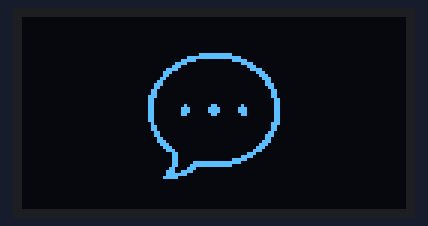
Simulated run of this sketch. Board: ESP32-S3. On the bench: 128×64 one-colour display.

Above: at 1.03 s.
At 1.98 s:
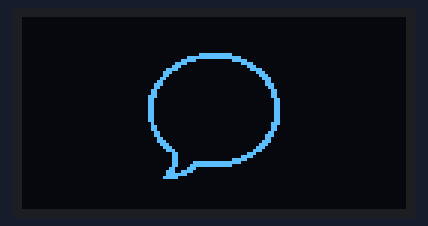

Measured:
- what the display in image 0 shows lasts 0.5 s, from 0.8 s to 1.3 s

The sketch:

wokwi_speech.ino
```cpp
#include <Adafruit_GFX.h>
#include <Adafruit_SSD1306.h>

#define SCREEN_I2C_ADDR 0x3D // or 0x3C
#define SCREEN_WIDTH 128     // OLED display width, in pixels
#define SCREEN_HEIGHT 64     // OLED display height, in pixels
#define OLED_RST_PIN -1      // Reset pin (-1 if not available)

Adafruit_SSD1306 display(128, 64, &Wire, OLED_RST_PIN);

// OLED Animation: speech
// Code auto-generated by https://wokwi.com/animator, graphics by icons8.com

#define FRAME_DELAY (42)
#define FRAME_WIDTH (48)
#define FRAME_HEIGHT (48)
#define FRAME_COUNT (sizeof(frames) / sizeof(frames[0]))
const byte PROGMEM frames[][288] = {
  {0,0,0,0,0,0,0,0,0,0,0,0,0,0,0,0,0,0,0,0,0,0,0,0,0,0,31,252,0,0,0,1,255,255,128,0,0,7,192,3,224,0,0,30,0,0,120,0,0,56,0,0,28,0,0,240,0,0,15,0,1,192,0,0,3,128,1,128,0,0,1,192,3,0,0,0,0,224,6,0,0,0,0,96,14,0,0,0,0,112,12,0,0,0,0,48,24,0,0,0,0,24,24,0,0,0,0,24,56,0,0,0,0,24,48,0,0,0,0,12,48,0,0,0,0,12,48,0,0,0,0,12,48,0,0,0,0,12,48,0,0,0,0,12,48,0,0,0,0,12,48,0,0,0,0,12,48,0,0,0,0,12,16,0,0,0,0,28,24,0,0,0,0,24,24,0,0,0,0,24,12,0,0,0,0,48,12,0,0,0,0,112,6,0,0,0,0,96,7,0,0,0,0,224,3,128,0,0,1,192,1,192,0,0,3,128,0,224,0,0,7,0,0,48,0,0,28,0,0,48,0,0,120,0,0,48,0,3,224,0,0,48,127,255,128,0,0,48,255,252,0,0,0,97,192,0,0,0,0,231,128,0,0,0,0,254,0,0,0,0,1,240,0,0,0,0,0,0,0,0,0,0,0,0,0,0,0,0},
  {0,0,0,0,0,0,0,0,0,0,0,0,0,0,0,0,0,0,0,0,0,0,0,0,0,0,31,252,0,0,0,1,255,255,128,0,0,7,192,3,224,0,0,30,0,0,120,0,0,56,0,0,28,0,0,240,0,0,15,0,1,192,0,0,3,128,1,128,0,0,1,192,3,0,0,0,0,224,6,0,0,0,0,96,14,0,0,0,0,112,12,0,0,0,0,48,24,0,0,0,0,24,24,0,0,0,0,24,56,0,0,0,0,24,48,0,0,0,0,12,48,0,0,0,0,12,48,0,0,0,0,12,48,0,0,0,0,12,48,0,0,0,0,12,48,0,0,0,0,12,48,0,0,0,0,12,48,0,0,0,0,12,16,0,0,0,0,28,24,0,0,0,0,24,24,0,0,0,0,24,12,0,0,0,0,48,12,0,0,0,0,112,6,0,0,0,0,96,7,0,0,0,0,224,3,128,0,0,1,192,1,192,0,0,3,128,0,224,0,0,7,0,0,48,0,0,28,0,0,48,0,0,120,0,0,48,0,3,224,0,0,48,127,255,128,0,0,48,255,252,0,0,0,97,192,0,0,0,0,231,128,0,0,0,0,254,0,0,0,0,1,240,0,0,0,0,0,0,0,0,0,0,0,0,0,0,0,0},
  {0,0,0,0,0,0,0,0,0,0,0,0,0,0,0,0,0,0,0,0,0,0,0,0,0,0,31,252,0,0,0,1,255,255,128,0,0,7,192,3,224,0,0,30,0,0,120,0,0,56,0,0,28,0,0,240,0,0,15,0,1,192,0,0,3,128,1,128,0,0,1,192,3,0,0,0,0,224,6,0,0,0,0,96,14,0,0,0,0,112,12,0,0,0,0,48,24,0,0,0,0,24,24,0,0,0,0,24,56,0,0,0,0,24,48,0,0,0,0,12,48,0,0,0,0,12,48,0,0,0,0,12,48,0,0,0,0,12,48,0,0,0,0,12,48,0,0,0,0,12,48,0,0,0,0,12,48,0,0,0,0,12,16,0,0,0,0,28,24,0,0,0,0,24,24,0,0,0,0,24,12,0,0,0,0,48,12,0,0,0,0,112,6,0,0,0,0,96,7,0,0,0,0,224,3,128,0,0,1,192,1,192,0,0,3,128,0,224,0,0,7,0,0,48,0,0,28,0,0,48,0,0,120,0,0,48,0,3,224,0,0,48,127,255,128,0,0,48,255,252,0,0,0,97,192,0,0,0,0,231,128,0,0,0,0,254,0,0,0,0,1,240,0,0,0,0,0,0,0,0,0,0,0,0,0,0,0,0},
  {0,0,0,0,0,0,0,0,0,0,0,0,0,0,0,0,0,0,0,0,0,0,0,0,0,0,31,252,0,0,0,1,255,255,128,0,0,7,192,3,224,0,0,30,0,0,120,0,0,56,0,0,28,0,0,240,0,0,15,0,1,192,0,0,3,128,1,128,0,0,1,192,3,0,0,0,0,224,6,0,0,0,0,96,14,0,0,0,0,112,12,0,0,0,0,48,24,0,0,0,0,24,24,0,0,0,0,24,56,0,0,0,0,24,48,0,0,0,0,12,48,0,0,0,0,12,48,0,0,0,0,12,48,0,0,0,0,12,48,0,0,0,0,12,48,0,0,0,0,12,48,0,0,0,0,12,48,0,0,0,0,12,16,0,0,0,0,28,24,0,0,0,0,24,24,0,0,0,0,24,12,0,0,0,0,48,12,0,0,0,0,112,6,0,0,0,0,96,7,0,0,0,0,224,3,128,0,0,1,192,1,192,0,0,3,128,0,224,0,0,7,0,0,48,0,0,28,0,0,48,0,0,120,0,0,48,0,3,224,0,0,48,127,255,128,0,0,48,255,252,0,0,0,97,192,0,0,0,0,231,128,0,0,0,0,254,0,0,0,0,1,240,0,0,0,0,0,0,0,0,0,0,0,0,0,0,0,0},
  {0,0,0,0,0,0,0,0,0,0,0,0,0,0,0,0,0,0,0,0,0,0,0,0,0,0,31,252,0,0,0,1,255,255,128,0,0,7,192,3,224,0,0,30,0,0,120,0,0,56,0,0,28,0,0,240,0,0,15,0,1,192,0,0,3,128,1,128,0,0,1,192,3,0,0,0,0,224,6,0,0,0,0,96,14,0,0,0,0,112,12,0,0,0,0,48,24,0,0,0,0,24,24,0,0,0,0,24,56,0,0,0,0,24,48,0,0,0,0,12,48,0,0,0,0,12,48,0,0,0,0,12,48,7,0,0,0,12,48,7,0,0,0,12,48,0,0,0,0,12,48,0,0,0,0,12,48,0,0,0,0,12,16,0,0,0,0,28,24,0,0,0,0,24,24,0,0,0,0,24,12,0,0,0,0,48,12,0,0,0,0,112,6,0,0,0,0,96,7,0,0,0,0,224,3,128,0,0,1,192,1,192,0,0,3,128,0,224,0,0,7,0,0,48,0,0,28,0,0,48,0,0,120,0,0,48,0,3,224,0,0,48,127,255,128,0,0,48,255,252,0,0,0,97,192,0,0,0,0,231,128,0,0,0,0,254,0,0,0,0,1,240,0,0,0,0,0,0,0,0,0,0,0,0,0,0,0,0},
  {0,0,0,0,0,0,0,0,0,0,0,0,0,0,0,0,0,0,0,0,0,0,0,0,0,0,31,252,0,0,0,1,255,255,128,0,0,7,192,3,224,0,0,30,0,0,120,0,0,56,0,0,28,0,0,240,0,0,15,0,1,192,0,0,3,128,1,128,0,0,1,192,3,0,0,0,0,224,6,0,0,0,0,96,14,0,0,0,0,112,12,0,0,0,0,48,24,0,0,0,0,24,24,0,0,0,0,24,56,0,0,0,0,24,48,0,0,0,0,12,48,7,0,0,0,12,48,15,128,0,0,12,48,15,128,0,0,12,48,15,128,0,0,12,48,15,128,0,0,12,48,7,0,0,0,12,48,0,0,0,0,12,16,0,0,0,0,28,24,0,0,0,0,24,24,0,0,0,0,24,12,0,0,0,0,48,12,0,0,0,0,112,6,0,0,0,0,96,7,0,0,0,0,224,3,128,0,0,1,192,1,192,0,0,3,128,0,224,0,0,7,0,0,48,0,0,28,0,0,48,0,0,120,0,0,48,0,3,224,0,0,48,127,255,128,0,0,48,255,252,0,0,0,97,192,0,0,0,0,231,128,0,0,0,0,254,0,0,0,0,1,240,0,0,0,0,0,0,0,0,0,0,0,0,0,0,0,0},
  {0,0,0,0,0,0,0,0,0,0,0,0,0,0,0,0,0,0,0,0,0,0,0,0,0,0,31,252,0,0,0,1,255,255,128,0,0,7,192,3,224,0,0,30,0,0,120,0,0,56,0,0,28,0,0,240,0,0,15,0,1,192,0,0,3,128,1,128,0,0,1,192,3,0,0,0,0,224,6,0,0,0,0,96,14,0,0,0,0,112,12,0,0,0,0,48,24,0,0,0,0,24,24,0,0,0,0,24,56,0,0,0,0,24,48,0,0,0,0,12,48,0,0,0,0,12,48,2,0,0,0,12,48,7,1,128,0,12,48,7,1,128,0,12,48,6,0,0,0,12,48,0,0,0,0,12,48,0,0,0,0,12,16,0,0,0,0,28,24,0,0,0,0,24,24,0,0,0,0,24,12,0,0,0,0,48,12,0,0,0,0,112,6,0,0,0,0,96,7,0,0,0,0,224,3,128,0,0,1,192,1,192,0,0,3,128,0,224,0,0,7,0,0,48,0,0,28,0,0,48,0,0,120,0,0,48,0,3,224,0,0,48,127,255,128,0,0,48,255,252,0,0,0,97,192,0,0,0,0,231,128,0,0,0,0,254,0,0,0,0,1,240,0,0,0,0,0,0,0,0,0,0,0,0,0,0,0,0},
  {0,0,0,0,0,0,0,0,0,0,0,0,0,0,0,0,0,0,0,0,0,0,0,0,0,0,31,252,0,0,0,1,255,255,128,0,0,7,192,3,224,0,0,30,0,0,120,0,0,56,0,0,28,0,0,240,0,0,15,0,1,192,0,0,3,128,1,128,0,0,1,192,3,0,0,0,0,224,6,0,0,0,0,96,14,0,0,0,0,112,12,0,0,0,0,48,24,0,0,0,0,24,24,0,0,0,0,24,56,0,0,0,0,24,48,0,0,0,0,12,48,0,1,128,0,12,48,2,3,192,0,12,48,7,7,224,0,12,48,7,7,224,0,12,48,6,3,192,0,12,48,0,1,128,0,12,48,0,0,0,0,12,16,0,0,0,0,28,24,0,0,0,0,24,24,0,0,0,0,24,12,0,0,0,0,48,12,0,0,0,0,112,6,0,0,0,0,96,7,0,0,0,0,224,3,128,0,0,1,192,1,192,0,0,3,128,0,224,0,0,7,0,0,48,0,0,28,0,0,48,0,0,120,0,0,48,0,3,224,0,0,48,127,255,128,0,0,48,255,252,0,0,0,97,192,0,0,0,0,231,128,0,0,0,0,254,0,0,0,0,1,240,0,0,0,0,0,0,0,0,0,0,0,0,0,0,0,0},
  {0,0,0,0,0,0,0,0,0,0,0,0,0,0,0,0,0,0,0,0,0,0,0,0,0,0,31,252,0,0,0,1,255,255,128,0,0,7,192,3,224,0,0,30,0,0,120,0,0,56,0,0,28,0,0,240,0,0,15,0,1,192,0,0,3,128,1,128,0,0,1,192,3,0,0,0,0,224,6,0,0,0,0,96,14,0,0,0,0,112,12,0,0,0,0,48,24,0,0,0,0,24,24,0,0,0,0,24,56,0,0,0,0,24,48,0,0,0,0,12,48,0,0,0,0,12,48,2,1,128,0,12,48,7,3,192,0,12,48,7,3,192,0,12,48,6,1,128,0,12,48,0,0,0,0,12,48,0,0,0,0,12,16,0,0,0,0,28,24,0,0,0,0,24,24,0,0,0,0,24,12,0,0,0,0,48,12,0,0,0,0,112,6,0,0,0,0,96,7,0,0,0,0,224,3,128,0,0,1,192,1,192,0,0,3,128,0,224,0,0,7,0,0,48,0,0,28,0,0,48,0,0,120,0,0,48,0,3,224,0,0,48,127,255,128,0,0,48,255,252,0,0,0,97,192,0,0,0,0,231,128,0,0,0,0,254,0,0,0,0,1,240,0,0,0,0,0,0,0,0,0,0,0,0,0,0,0,0},
  {0,0,0,0,0,0,0,0,0,0,0,0,0,0,0,0,0,0,0,0,0,0,0,0,0,0,31,252,0,0,0,1,255,255,128,0,0,7,192,3,224,0,0,30,0,0,120,0,0,56,0,0,28,0,0,240,0,0,15,0,1,192,0,0,3,128,1,128,0,0,1,192,3,0,0,0,0,224,6,0,0,0,0,96,14,0,0,0,0,112,12,0,0,0,0,48,24,0,0,0,0,24,24,0,0,0,0,24,56,0,0,0,0,24,48,0,0,0,0,12,48,0,0,0,0,12,48,2,1,128,0,12,48,7,3,192,224,12,48,7,3,192,224,12,48,6,1,128,0,12,48,0,0,0,0,12,48,0,0,0,0,12,16,0,0,0,0,28,24,0,0,0,0,24,24,0,0,0,0,24,12,0,0,0,0,48,12,0,0,0,0,112,6,0,0,0,0,96,7,0,0,0,0,224,3,128,0,0,1,192,1,192,0,0,3,128,0,224,0,0,7,0,0,48,0,0,28,0,0,48,0,0,120,0,0,48,0,3,224,0,0,48,127,255,128,0,0,48,255,252,0,0,0,97,192,0,0,0,0,231,128,0,0,0,0,254,0,0,0,0,1,240,0,0,0,0,0,0,0,0,0,0,0,0,0,0,0,0},
  {0,0,0,0,0,0,0,0,0,0,0,0,0,0,0,0,0,0,0,0,0,0,0,0,0,0,31,252,0,0,0,1,255,255,128,0,0,7,192,3,224,0,0,30,0,0,120,0,0,56,0,0,28,0,0,240,0,0,15,0,1,192,0,0,3,128,1,128,0,0,1,192,3,0,0,0,0,224,6,0,0,0,0,96,14,0,0,0,0,112,12,0,0,0,0,48,24,0,0,0,0,24,24,0,0,0,0,24,56,0,0,0,0,24,48,0,0,0,0,12,48,0,0,0,224,12,48,2,1,129,240,12,48,7,3,193,240,12,48,7,3,193,240,12,48,6,1,129,240,12,48,0,0,0,224,12,48,0,0,0,0,12,16,0,0,0,0,28,24,0,0,0,0,24,24,0,0,0,0,24,12,0,0,0,0,48,12,0,0,0,0,112,6,0,0,0,0,96,7,0,0,0,0,224,3,128,0,0,1,192,1,192,0,0,3,128,0,224,0,0,7,0,0,48,0,0,28,0,0,48,0,0,120,0,0,48,0,3,224,0,0,48,127,255,128,0,0,48,255,252,0,0,0,97,192,0,0,0,0,231,128,0,0,0,0,254,0,0,0,0,1,240,0,0,0,0,0,0,0,0,0,0,0,0,0,0,0,0},
  {0,0,0,0,0,0,0,0,0,0,0,0,0,0,0,0,0,0,0,0,0,0,0,0,0,0,31,252,0,0,0,1,255,255,128,0,0,7,192,3,224,0,0,30,0,0,120,0,0,56,0,0,28,0,0,240,0,0,15,0,1,192,0,0,3,128,1,128,0,0,1,192,3,0,0,0,0,224,6,0,0,0,0,96,14,0,0,0,0,112,12,0,0,0,0,48,24,0,0,0,0,24,24,0,0,0,0,24,56,0,0,0,0,24,48,0,0,0,0,12,48,0,0,0,0,12,48,2,1,128,64,12,48,7,3,192,224,12,48,7,3,192,224,12,48,6,1,128,96,12,48,0,0,0,0,12,48,0,0,0,0,12,16,0,0,0,0,28,24,0,0,0,0,24,24,0,0,0,0,24,12,0,0,0,0,48,12,0,0,0,0,112,6,0,0,0,0,96,7,0,0,0,0,224,3,128,0,0,1,192,1,192,0,0,3,128,0,224,0,0,7,0,0,48,0,0,28,0,0,48,0,0,120,0,0,48,0,3,224,0,0,48,127,255,128,0,0,48,255,252,0,0,0,97,192,0,0,0,0,231,128,0,0,0,0,254,0,0,0,0,1,240,0,0,0,0,0,0,0,0,0,0,0,0,0,0,0,0},
  {0,0,0,0,0,0,0,0,0,0,0,0,0,0,0,0,0,0,0,0,0,0,0,0,0,0,31,252,0,0,0,1,255,255,128,0,0,7,192,3,224,0,0,30,0,0,120,0,0,56,0,0,28,0,0,240,0,0,15,0,1,192,0,0,3,128,1,128,0,0,1,192,3,0,0,0,0,224,6,0,0,0,0,96,14,0,0,0,0,112,12,0,0,0,0,48,24,0,0,0,0,24,24,0,0,0,0,24,56,0,0,0,0,24,48,0,0,0,0,12,48,0,0,0,0,12,48,2,1,128,64,12,48,7,3,192,224,12,48,7,3,192,224,12,48,6,1,128,96,12,48,0,0,0,0,12,48,0,0,0,0,12,16,0,0,0,0,28,24,0,0,0,0,24,24,0,0,0,0,24,12,0,0,0,0,48,12,0,0,0,0,112,6,0,0,0,0,96,7,0,0,0,0,224,3,128,0,0,1,192,1,192,0,0,3,128,0,224,0,0,7,0,0,48,0,0,28,0,0,48,0,0,120,0,0,48,0,3,224,0,0,48,127,255,128,0,0,48,255,252,0,0,0,97,192,0,0,0,0,231,128,0,0,0,0,254,0,0,0,0,1,240,0,0,0,0,0,0,0,0,0,0,0,0,0,0,0,0},
  {0,0,0,0,0,0,0,0,0,0,0,0,0,0,0,0,0,0,0,0,0,0,0,0,0,0,31,252,0,0,0,1,255,255,128,0,0,7,192,3,224,0,0,30,0,0,120,0,0,56,0,0,28,0,0,240,0,0,15,0,1,192,0,0,3,128,1,128,0,0,1,192,3,0,0,0,0,224,6,0,0,0,0,96,14,0,0,0,0,112,12,0,0,0,0,48,24,0,0,0,0,24,24,0,0,0,0,24,56,0,0,0,0,24,48,0,0,0,0,12,48,0,0,0,0,12,48,2,1,128,64,12,48,7,3,192,224,12,48,7,3,192,224,12,48,6,1,128,96,12,48,0,0,0,0,12,48,0,0,0,0,12,16,0,0,0,0,28,24,0,0,0,0,24,24,0,0,0,0,24,12,0,0,0,0,48,12,0,0,0,0,112,6,0,0,0,0,96,7,0,0,0,0,224,3,128,0,0,1,192,1,192,0,0,3,128,0,224,0,0,7,0,0,48,0,0,28,0,0,48,0,0,120,0,0,48,0,3,224,0,0,48,127,255,128,0,0,48,255,252,0,0,0,97,192,0,0,0,0,231,128,0,0,0,0,254,0,0,0,0,1,240,0,0,0,0,0,0,0,0,0,0,0,0,0,0,0,0},
  {0,0,0,0,0,0,0,0,0,0,0,0,0,0,0,0,0,0,0,0,0,0,0,0,0,0,31,252,0,0,0,1,255,255,128,0,0,7,192,3,224,0,0,30,0,0,120,0,0,56,0,0,28,0,0,240,0,0,15,0,1,192,0,0,3,128,1,128,0,0,1,192,3,0,0,0,0,224,6,0,0,0,0,96,14,0,0,0,0,112,12,0,0,0,0,48,24,0,0,0,0,24,24,0,0,0,0,24,56,0,0,0,0,24,48,0,0,0,0,12,48,0,0,0,0,12,48,2,1,128,64,12,48,7,3,192,224,12,48,7,3,192,224,12,48,6,1,128,96,12,48,0,0,0,0,12,48,0,0,0,0,12,16,0,0,0,0,28,24,0,0,0,0,24,24,0,0,0,0,24,12,0,0,0,0,48,12,0,0,0,0,112,6,0,0,0,0,96,7,0,0,0,0,224,3,128,0,0,1,192,1,192,0,0,3,128,0,224,0,0,7,0,0,48,0,0,28,0,0,48,0,0,120,0,0,48,0,3,224,0,0,48,127,255,128,0,0,48,255,252,0,0,0,97,192,0,0,0,0,231,128,0,0,0,0,254,0,0,0,0,1,240,0,0,0,0,0,0,0,0,0,0,0,0,0,0,0,0},
  {0,0,0,0,0,0,0,0,0,0,0,0,0,0,0,0,0,0,0,0,0,0,0,0,0,0,31,252,0,0,0,1,255,255,128,0,0,7,192,3,224,0,0,30,0,0,120,0,0,56,0,0,28,0,0,240,0,0,15,0,1,192,0,0,3,128,1,128,0,0,1,192,3,0,0,0,0,224,6,0,0,0,0,96,14,0,0,0,0,112,12,0,0,0,0,48,24,0,0,0,0,24,24,0,0,0,0,24,56,0,0,0,0,24,48,0,0,0,0,12,48,0,0,0,0,12,48,2,1,128,64,12,48,7,3,192,224,12,48,7,3,192,224,12,48,6,1,128,96,12,48,0,0,0,0,12,48,0,0,0,0,12,16,0,0,0,0,28,24,0,0,0,0,24,24,0,0,0,0,24,12,0,0,0,0,48,12,0,0,0,0,112,6,0,0,0,0,96,7,0,0,0,0,224,3,128,0,0,1,192,1,192,0,0,3,128,0,224,0,0,7,0,0,48,0,0,28,0,0,48,0,0,120,0,0,48,0,3,224,0,0,48,127,255,128,0,0,48,255,252,0,0,0,97,192,0,0,0,0,231,128,0,0,0,0,254,0,0,0,0,1,240,0,0,0,0,0,0,0,0,0,0,0,0,0,0,0,0},
  {0,0,0,0,0,0,0,0,0,0,0,0,0,0,0,0,0,0,0,0,0,0,0,0,0,0,31,252,0,0,0,1,255,255,128,0,0,7,192,3,224,0,0,30,0,0,120,0,0,56,0,0,28,0,0,240,0,0,15,0,1,192,0,0,3,128,1,128,0,0,1,192,3,0,0,0,0,224,6,0,0,0,0,96,14,0,0,0,0,112,12,0,0,0,0,48,24,0,0,0,0,24,24,0,0,0,0,24,56,0,0,0,0,24,48,0,0,0,0,12,48,0,0,0,0,12,48,2,1,128,64,12,48,7,3,192,224,12,48,7,3,192,224,12,48,6,1,128,96,12,48,0,0,0,0,12,48,0,0,0,0,12,16,0,0,0,0,28,24,0,0,0,0,24,24,0,0,0,0,24,12,0,0,0,0,48,12,0,0,0,0,112,6,0,0,0,0,96,7,0,0,0,0,224,3,128,0,0,1,192,1,192,0,0,3,128,0,224,0,0,7,0,0,48,0,0,28,0,0,48,0,0,120,0,0,48,0,3,224,0,0,48,127,255,128,0,0,48,255,252,0,0,0,97,192,0,0,0,0,231,128,0,0,0,0,254,0,0,0,0,1,240,0,0,0,0,0,0,0,0,0,0,0,0,0,0,0,0},
  {0,0,0,0,0,0,0,0,0,0,0,0,0,0,0,0,0,0,0,0,0,0,0,0,0,0,31,252,0,0,0,1,255,255,128,0,0,7,192,3,224,0,0,30,0,0,120,0,0,56,0,0,28,0,0,240,0,0,15,0,1,192,0,0,3,128,1,128,0,0,1,192,3,0,0,0,0,224,6,0,0,0,0,96,14,0,0,0,0,112,12,0,0,0,0,48,24,0,0,0,0,24,24,0,0,0,0,24,56,0,0,0,0,24,48,0,0,0,0,12,48,0,0,0,0,12,48,2,1,128,64,12,48,7,3,192,224,12,48,7,3,192,224,12,48,6,1,128,96,12,48,0,0,0,0,12,48,0,0,0,0,12,16,0,0,0,0,28,24,0,0,0,0,24,24,0,0,0,0,24,12,0,0,0,0,48,12,0,0,0,0,112,6,0,0,0,0,96,7,0,0,0,0,224,3,128,0,0,1,192,1,192,0,0,3,128,0,224,0,0,7,0,0,48,0,0,28,0,0,48,0,0,120,0,0,48,0,3,224,0,0,48,127,255,128,0,0,48,255,252,0,0,0,97,192,0,0,0,0,231,128,0,0,0,0,254,0,0,0,0,1,240,0,0,0,0,0,0,0,0,0,0,0,0,0,0,0,0},
  {0,0,0,0,0,0,0,0,0,0,0,0,0,0,0,0,0,0,0,0,0,0,0,0,0,0,31,252,0,0,0,1,255,255,128,0,0,7,192,3,224,0,0,30,0,0,120,0,0,56,0,0,28,0,0,240,0,0,15,0,1,192,0,0,3,128,1,128,0,0,1,192,3,0,0,0,0,224,6,0,0,0,0,96,14,0,0,0,0,112,12,0,0,0,0,48,24,0,0,0,0,24,24,0,0,0,0,24,56,0,0,0,0,24,48,0,0,0,0,12,48,7,0,0,0,12,48,15,129,128,64,12,48,15,131,192,224,12,48,15,131,192,224,12,48,15,129,128,96,12,48,7,0,0,0,12,48,0,0,0,0,12,16,0,0,0,0,28,24,0,0,0,0,24,24,0,0,0,0,24,12,0,0,0,0,48,12,0,0,0,0,112,6,0,0,0,0,96,7,0,0,0,0,224,3,128,0,0,1,192,1,192,0,0,3,128,0,224,0,0,7,0,0,48,0,0,28,0,0,48,0,0,120,0,0,48,0,3,224,0,0,48,127,255,128,0,0,48,255,252,0,0,0,97,192,0,0,0,0,231,128,0,0,0,0,254,0,0,0,0,1,240,0,0,0,0,0,0,0,0,0,0,0,0,0,0,0,0},
  {0,0,0,0,0,0,0,0,0,0,0,0,0,0,0,0,0,0,0,0,0,0,0,0,0,0,31,252,0,0,0,1,255,255,128,0,0,7,192,3,224,0,0,30,0,0,120,0,0,56,0,0,28,0,0,240,0,0,15,0,1,192,0,0,3,128,1,128,0,0,1,192,3,0,0,0,0,224,6,0,0,0,0,96,14,0,0,0,0,112,12,0,0,0,0,48,24,0,0,0,0,24,24,0,0,0,0,24,56,0,0,0,0,24,48,0,0,0,0,12,48,0,0,0,0,12,48,0,1,128,64,12,48,7,3,192,224,12,48,7,3,192,224,12,48,0,1,128,96,12,48,0,0,0,0,12,48,0,0,0,0,12,16,0,0,0,0,28,24,0,0,0,0,24,24,0,0,0,0,24,12,0,0,0,0,48,12,0,0,0,0,112,6,0,0,0,0,96,7,0,0,0,0,224,3,128,0,0,1,192,1,192,0,0,3,128,0,224,0,0,7,0,0,48,0,0,28,0,0,48,0,0,120,0,0,48,0,3,224,0,0,48,127,255,128,0,0,48,255,252,0,0,0,97,192,0,0,0,0,231,128,0,0,0,0,254,0,0,0,0,1,240,0,0,0,0,0,0,0,0,0,0,0,0,0,0,0,0},
  {0,0,0,0,0,0,0,0,0,0,0,0,0,0,0,0,0,0,0,0,0,0,0,0,0,0,31,252,0,0,0,1,255,255,128,0,0,7,192,3,224,0,0,30,0,0,120,0,0,56,0,0,28,0,0,240,0,0,15,0,1,192,0,0,3,128,1,128,0,0,1,192,3,0,0,0,0,224,6,0,0,0,0,96,14,0,0,0,0,112,12,0,0,0,0,48,24,0,0,0,0,24,24,0,0,0,0,24,56,0,0,0,0,24,48,0,0,0,0,12,48,0,1,128,0,12,48,0,3,192,64,12,48,0,7,224,224,12,48,0,7,224,224,12,48,0,3,192,96,12,48,0,1,128,0,12,48,0,0,0,0,12,16,0,0,0,0,28,24,0,0,0,0,24,24,0,0,0,0,24,12,0,0,0,0,48,12,0,0,0,0,112,6,0,0,0,0,96,7,0,0,0,0,224,3,128,0,0,1,192,1,192,0,0,3,128,0,224,0,0,7,0,0,48,0,0,28,0,0,48,0,0,120,0,0,48,0,3,224,0,0,48,127,255,128,0,0,48,255,252,0,0,0,97,192,0,0,0,0,231,128,0,0,0,0,254,0,0,0,0,1,240,0,0,0,0,0,0,0,0,0,0,0,0,0,0,0,0},
  {0,0,0,0,0,0,0,0,0,0,0,0,0,0,0,0,0,0,0,0,0,0,0,0,0,0,31,252,0,0,0,1,255,255,128,0,0,7,192,3,224,0,0,30,0,0,120,0,0,56,0,0,28,0,0,240,0,0,15,0,1,192,0,0,3,128,1,128,0,0,1,192,3,0,0,0,0,224,6,0,0,0,0,96,14,0,0,0,0,112,12,0,0,0,0,48,24,0,0,0,0,24,24,0,0,0,0,24,56,0,0,0,0,24,48,0,0,0,0,12,48,0,0,0,0,12,48,0,0,0,64,12,48,0,1,128,224,12,48,0,1,128,224,12,48,0,1,128,96,12,48,0,0,0,0,12,48,0,0,0,0,12,16,0,0,0,0,28,24,0,0,0,0,24,24,0,0,0,0,24,12,0,0,0,0,48,12,0,0,0,0,112,6,0,0,0,0,96,7,0,0,0,0,224,3,128,0,0,1,192,1,192,0,0,3,128,0,224,0,0,7,0,0,48,0,0,28,0,0,48,0,0,120,0,0,48,0,3,224,0,0,48,127,255,128,0,0,48,255,252,0,0,0,97,192,0,0,0,0,231,128,0,0,0,0,254,0,0,0,0,1,240,0,0,0,0,0,0,0,0,0,0,0,0,0,0,0,0},
  {0,0,0,0,0,0,0,0,0,0,0,0,0,0,0,0,0,0,0,0,0,0,0,0,0,0,31,252,0,0,0,1,255,255,128,0,0,7,192,3,224,0,0,30,0,0,120,0,0,56,0,0,28,0,0,240,0,0,15,0,1,192,0,0,3,128,1,128,0,0,1,192,3,0,0,0,0,224,6,0,0,0,0,96,14,0,0,0,0,112,12,0,0,0,0,48,24,0,0,0,0,24,24,0,0,0,0,24,56,0,0,0,0,24,48,0,0,0,0,12,48,0,0,0,0,12,48,0,0,0,64,12,48,0,0,0,224,12,48,0,0,0,224,12,48,0,0,0,96,12,48,0,0,0,0,12,48,0,0,0,0,12,16,0,0,0,0,28,24,0,0,0,0,24,24,0,0,0,0,24,12,0,0,0,0,48,12,0,0,0,0,112,6,0,0,0,0,96,7,0,0,0,0,224,3,128,0,0,1,192,1,192,0,0,3,128,0,224,0,0,7,0,0,48,0,0,28,0,0,48,0,0,120,0,0,48,0,3,224,0,0,48,127,255,128,0,0,48,255,252,0,0,0,97,192,0,0,0,0,231,128,0,0,0,0,254,0,0,0,0,1,240,0,0,0,0,0,0,0,0,0,0,0,0,0,0,0,0},
  {0,0,0,0,0,0,0,0,0,0,0,0,0,0,0,0,0,0,0,0,0,0,0,0,0,0,31,252,0,0,0,1,255,255,128,0,0,7,192,3,224,0,0,30,0,0,120,0,0,56,0,0,28,0,0,240,0,0,15,0,1,192,0,0,3,128,1,128,0,0,1,192,3,0,0,0,0,224,6,0,0,0,0,96,14,0,0,0,0,112,12,0,0,0,0,48,24,0,0,0,0,24,24,0,0,0,0,24,56,0,0,0,0,24,48,0,0,0,0,12,48,0,0,0,224,12,48,0,0,1,240,12,48,0,0,1,240,12,48,0,0,1,240,12,48,0,0,1,240,12,48,0,0,0,224,12,48,0,0,0,0,12,16,0,0,0,0,28,24,0,0,0,0,24,24,0,0,0,0,24,12,0,0,0,0,48,12,0,0,0,0,112,6,0,0,0,0,96,7,0,0,0,0,224,3,128,0,0,1,192,1,192,0,0,3,128,0,224,0,0,7,0,0,48,0,0,28,0,0,48,0,0,120,0,0,48,0,3,224,0,0,48,127,255,128,0,0,48,255,252,0,0,0,97,192,0,0,0,0,231,128,0,0,0,0,254,0,0,0,0,1,240,0,0,0,0,0,0,0,0,0,0,0,0,0,0,0,0},
  {0,0,0,0,0,0,0,0,0,0,0,0,0,0,0,0,0,0,0,0,0,0,0,0,0,0,31,252,0,0,0,1,255,255,128,0,0,7,192,3,224,0,0,30,0,0,120,0,0,56,0,0,28,0,0,240,0,0,15,0,1,192,0,0,3,128,1,128,0,0,1,192,3,0,0,0,0,224,6,0,0,0,0,96,14,0,0,0,0,112,12,0,0,0,0,48,24,0,0,0,0,24,24,0,0,0,0,24,56,0,0,0,0,24,48,0,0,0,0,12,48,0,0,0,0,12,48,0,0,0,64,12,48,0,0,0,224,12,48,0,0,0,224,12,48,0,0,0,64,12,48,0,0,0,0,12,48,0,0,0,0,12,16,0,0,0,0,28,24,0,0,0,0,24,24,0,0,0,0,24,12,0,0,0,0,48,12,0,0,0,0,112,6,0,0,0,0,96,7,0,0,0,0,224,3,128,0,0,1,192,1,192,0,0,3,128,0,224,0,0,7,0,0,48,0,0,28,0,0,48,0,0,120,0,0,48,0,3,224,0,0,48,127,255,128,0,0,48,255,252,0,0,0,97,192,0,0,0,0,231,128,0,0,0,0,254,0,0,0,0,1,240,0,0,0,0,0,0,0,0,0,0,0,0,0,0,0,0},
  {0,0,0,0,0,0,0,0,0,0,0,0,0,0,0,0,0,0,0,0,0,0,0,0,0,0,31,252,0,0,0,1,255,255,128,0,0,7,192,3,224,0,0,30,0,0,120,0,0,56,0,0,28,0,0,240,0,0,15,0,1,192,0,0,3,128,1,128,0,0,1,192,3,0,0,0,0,224,6,0,0,0,0,96,14,0,0,0,0,112,12,0,0,0,0,48,24,0,0,0,0,24,24,0,0,0,0,24,56,0,0,0,0,24,48,0,0,0,0,12,48,0,0,0,0,12,48,0,0,0,0,12,48,0,0,0,0,12,48,0,0,0,0,12,48,0,0,0,0,12,48,0,0,0,0,12,48,0,0,0,0,12,16,0,0,0,0,28,24,0,0,0,0,24,24,0,0,0,0,24,12,0,0,0,0,48,12,0,0,0,0,112,6,0,0,0,0,96,7,0,0,0,0,224,3,128,0,0,1,192,1,192,0,0,3,128,0,224,0,0,7,0,0,48,0,0,28,0,0,48,0,0,120,0,0,48,0,3,224,0,0,48,127,255,128,0,0,48,255,252,0,0,0,97,192,0,0,0,0,231,128,0,0,0,0,254,0,0,0,0,1,240,0,0,0,0,0,0,0,0,0,0,0,0,0,0,0,0},
  {0,0,0,0,0,0,0,0,0,0,0,0,0,0,0,0,0,0,0,0,0,0,0,0,0,0,31,252,0,0,0,1,255,255,128,0,0,7,192,3,224,0,0,30,0,0,120,0,0,56,0,0,28,0,0,240,0,0,15,0,1,192,0,0,3,128,1,128,0,0,1,192,3,0,0,0,0,224,6,0,0,0,0,96,14,0,0,0,0,112,12,0,0,0,0,48,24,0,0,0,0,24,24,0,0,0,0,24,56,0,0,0,0,24,48,0,0,0,0,12,48,0,0,0,0,12,48,0,0,0,0,12,48,0,0,0,0,12,48,0,0,0,0,12,48,0,0,0,0,12,48,0,0,0,0,12,48,0,0,0,0,12,16,0,0,0,0,28,24,0,0,0,0,24,24,0,0,0,0,24,12,0,0,0,0,48,12,0,0,0,0,112,6,0,0,0,0,96,7,0,0,0,0,224,3,128,0,0,1,192,1,192,0,0,3,128,0,224,0,0,7,0,0,48,0,0,28,0,0,48,0,0,120,0,0,48,0,3,224,0,0,48,127,255,128,0,0,48,255,252,0,0,0,97,192,0,0,0,0,231,128,0,0,0,0,254,0,0,0,0,1,240,0,0,0,0,0,0,0,0,0,0,0,0,0,0,0,0},
  {0,0,0,0,0,0,0,0,0,0,0,0,0,0,0,0,0,0,0,0,0,0,0,0,0,0,31,252,0,0,0,1,255,255,128,0,0,7,192,3,224,0,0,30,0,0,120,0,0,56,0,0,28,0,0,240,0,0,15,0,1,192,0,0,3,128,1,128,0,0,1,192,3,0,0,0,0,224,6,0,0,0,0,96,14,0,0,0,0,112,12,0,0,0,0,48,24,0,0,0,0,24,24,0,0,0,0,24,56,0,0,0,0,24,48,0,0,0,0,12,48,0,0,0,0,12,48,0,0,0,0,12,48,0,0,0,0,12,48,0,0,0,0,12,48,0,0,0,0,12,48,0,0,0,0,12,48,0,0,0,0,12,16,0,0,0,0,28,24,0,0,0,0,24,24,0,0,0,0,24,12,0,0,0,0,48,12,0,0,0,0,112,6,0,0,0,0,96,7,0,0,0,0,224,3,128,0,0,1,192,1,192,0,0,3,128,0,224,0,0,7,0,0,48,0,0,28,0,0,48,0,0,120,0,0,48,0,3,224,0,0,48,127,255,128,0,0,48,255,252,0,0,0,97,192,0,0,0,0,231,128,0,0,0,0,254,0,0,0,0,1,240,0,0,0,0,0,0,0,0,0,0,0,0,0,0,0,0}
};

void setup() {
  display.begin(SSD1306_SWITCHCAPVCC, SCREEN_I2C_ADDR);
}

int frame = 0;
void loop() {
  display.clearDisplay();
  display.drawBitmap(40, 8, frames[frame], FRAME_WIDTH, FRAME_HEIGHT, 1);
  display.display();
  frame = (frame + 1) % FRAME_COUNT;
  delay(FRAME_DELAY);
}
```
